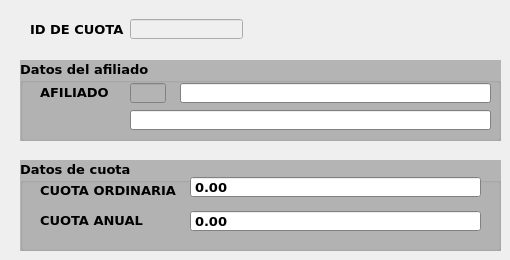
  <widget class="QWidget" name="centralwidget">
   <widget class="QLabel" name="label_5">
    <property name="geometry">
     <rect>
      <x>30</x>
      <y>21</y>
      <width>111</width>
      <height>16</height>
     </rect>
    </property>
    <property name="font">
     <font>
      <family>Verdana</family>
      <pointsize>10</pointsize>
      <bold>true</bold>
     </font>
    </property>
    <property name="text">
     <string>ID DE CUOTA</string>
    </property>
   </widget>
   <widget class="QGroupBox" name="groupBox_3">
    <property name="geometry">
     <rect>
      <x>20</x>
      <y>60</y>
      <width>481</width>
      <height>81</height>
     </rect>
    </property>
    <property name="palette">
     <palette>
      <active>
       <colorrole role="WindowText">
        <brush brushstyle="SolidPattern">
         <color alpha="255">
          <red>0</red>
          <green>0</green>
          <blue>0</blue>
         </color>
        </brush>
       </colorrole>
       <colorrole role="Button">
        <brush brushstyle="SolidPattern">
         <color alpha="255">
          <red>180</red>
          <green>180</green>
          <blue>180</blue>
         </color>
        </brush>
       </colorrole>
       <colorrole role="Light">
        <brush brushstyle="SolidPattern">
         <color alpha="255">
          <red>255</red>
          <green>255</green>
          <blue>255</blue>
         </color>
        </brush>
       </colorrole>
       <colorrole role="Midlight">
        <brush brushstyle="SolidPattern">
         <color alpha="255">
          <red>217</red>
          <green>217</green>
          <blue>217</blue>
         </color>
        </brush>
       </colorrole>
       <colorrole role="Dark">
        <brush brushstyle="SolidPattern">
         <color alpha="255">
          <red>90</red>
          <green>90</green>
          <blue>90</blue>
         </color>
        </brush>
       </colorrole>
       <colorrole role="Mid">
        <brush brushstyle="SolidPattern">
         <color alpha="255">
          <red>120</red>
          <green>120</green>
          <blue>120</blue>
         </color>
        </brush>
       </colorrole>
       <colorrole role="Text">
        <brush brushstyle="SolidPattern">
         <color alpha="255">
          <red>0</red>
          <green>0</green>
          <blue>0</blue>
         </color>
        </brush>
       </colorrole>
       <colorrole role="BrightText">
        <brush brushstyle="SolidPattern">
         <color alpha="255">
          <red>255</red>
          <green>255</green>
          <blue>255</blue>
         </color>
        </brush>
       </colorrole>
       <colorrole role="ButtonText">
        <brush brushstyle="SolidPattern">
         <color alpha="255">
          <red>0</red>
          <green>0</green>
          <blue>0</blue>
         </color>
        </brush>
       </colorrole>
       <colorrole role="Base">
        <brush brushstyle="SolidPattern">
         <color alpha="255">
          <red>255</red>
          <green>255</green>
          <blue>255</blue>
         </color>
        </brush>
       </colorrole>
       <colorrole role="Window">
        <brush brushstyle="SolidPattern">
         <color alpha="255">
          <red>180</red>
          <green>180</green>
          <blue>180</blue>
         </color>
        </brush>
       </colorrole>
       <colorrole role="Shadow">
        <brush brushstyle="SolidPattern">
         <color alpha="255">
          <red>0</red>
          <green>0</green>
          <blue>0</blue>
         </color>
        </brush>
       </colorrole>
       <colorrole role="AlternateBase">
        <brush brushstyle="SolidPattern">
         <color alpha="255">
          <red>217</red>
          <green>217</green>
          <blue>217</blue>
         </color>
        </brush>
       </colorrole>
       <colorrole role="ToolTipBase">
        <brush brushstyle="SolidPattern">
         <color alpha="255">
          <red>255</red>
          <green>255</green>
          <blue>220</blue>
         </color>
        </brush>
       </colorrole>
       <colorrole role="ToolTipText">
        <brush brushstyle="SolidPattern">
         <color alpha="255">
          <red>0</red>
          <green>0</green>
          <blue>0</blue>
         </color>
        </brush>
       </colorrole>
       <colorrole role="PlaceholderText">
        <brush brushstyle="SolidPattern">
         <color alpha="128">
          <red>0</red>
          <green>0</green>
          <blue>0</blue>
         </color>
        </brush>
       </colorrole>
      </active>
      <inactive>
       <colorrole role="WindowText">
        <brush brushstyle="SolidPattern">
         <color alpha="255">
          <red>0</red>
          <green>0</green>
          <blue>0</blue>
         </color>
        </brush>
       </colorrole>
       <colorrole role="Button">
        <brush brushstyle="SolidPattern">
         <color alpha="255">
          <red>180</red>
          <green>180</green>
          <blue>180</blue>
         </color>
        </brush>
       </colorrole>
       <colorrole role="Light">
        <brush brushstyle="SolidPattern">
         <color alpha="255">
          <red>255</red>
          <green>255</green>
          <blue>255</blue>
         </color>
        </brush>
       </colorrole>
       <colorrole role="Midlight">
        <brush brushstyle="SolidPattern">
         <color alpha="255">
          <red>217</red>
          <green>217</green>
          <blue>217</blue>
         </color>
        </brush>
       </colorrole>
       <colorrole role="Dark">
        <brush brushstyle="SolidPattern">
         <color alpha="255">
          <red>90</red>
          <green>90</green>
          <blue>90</blue>
         </color>
        </brush>
       </colorrole>
       <colorrole role="Mid">
        <brush brushstyle="SolidPattern">
         <color alpha="255">
          <red>120</red>
          <green>120</green>
          <blue>120</blue>
         </color>
        </brush>
       </colorrole>
       <colorrole role="Text">
        <brush brushstyle="SolidPattern">
         <color alpha="255">
          <red>0</red>
          <green>0</green>
          <blue>0</blue>
         </color>
        </brush>
       </colorrole>
       <colorrole role="BrightText">
        <brush brushstyle="SolidPattern">
         <color alpha="255">
          <red>255</red>
          <green>255</green>
          <blue>255</blue>
         </color>
        </brush>
       </colorrole>
       <colorrole role="ButtonText">
        <brush brushstyle="SolidPattern">
         <color alpha="255">
          <red>0</red>
          <green>0</green>
          <blue>0</blue>
         </color>
        </brush>
       </colorrole>
       <colorrole role="Base">
        <brush brushstyle="SolidPattern">
         <color alpha="255">
          <red>255</red>
          <green>255</green>
          <blue>255</blue>
         </color>
        </brush>
       </colorrole>
       <colorrole role="Window">
        <brush brushstyle="SolidPattern">
         <color alpha="255">
          <red>180</red>
          <green>180</green>
          <blue>180</blue>
         </color>
        </brush>
       </colorrole>
       <colorrole role="Shadow">
        <brush brushstyle="SolidPattern">
         <color alpha="255">
          <red>0</red>
          <green>0</green>
          <blue>0</blue>
         </color>
        </brush>
       </colorrole>
       <colorrole role="AlternateBase">
        <brush brushstyle="SolidPattern">
         <color alpha="255">
          <red>217</red>
          <green>217</green>
          <blue>217</blue>
         </color>
        </brush>
       </colorrole>
       <colorrole role="ToolTipBase">
        <brush brushstyle="SolidPattern">
         <color alpha="255">
          <red>255</red>
          <green>255</green>
          <blue>220</blue>
         </color>
        </brush>
       </colorrole>
       <colorrole role="ToolTipText">
        <brush brushstyle="SolidPattern">
         <color alpha="255">
          <red>0</red>
          <green>0</green>
          <blue>0</blue>
         </color>
        </brush>
       </colorrole>
       <colorrole role="PlaceholderText">
        <brush brushstyle="SolidPattern">
         <color alpha="128">
          <red>0</red>
          <green>0</green>
          <blue>0</blue>
         </color>
        </brush>
       </colorrole>
      </inactive>
      <disabled>
       <colorrole role="WindowText">
        <brush brushstyle="SolidPattern">
         <color alpha="255">
          <red>90</red>
          <green>90</green>
          <blue>90</blue>
         </color>
        </brush>
       </colorrole>
       <colorrole role="Button">
        <brush brushstyle="SolidPattern">
         <color alpha="255">
          <red>180</red>
          <green>180</green>
          <blue>180</blue>
         </color>
        </brush>
       </colorrole>
       <colorrole role="Light">
        <brush brushstyle="SolidPattern">
         <color alpha="255">
          <red>255</red>
          <green>255</green>
          <blue>255</blue>
         </color>
        </brush>
       </colorrole>
       <colorrole role="Midlight">
        <brush brushstyle="SolidPattern">
         <color alpha="255">
          <red>217</red>
          <green>217</green>
          <blue>217</blue>
         </color>
        </brush>
       </colorrole>
       <colorrole role="Dark">
        <brush brushstyle="SolidPattern">
         <color alpha="255">
          <red>90</red>
          <green>90</green>
          <blue>90</blue>
         </color>
        </brush>
       </colorrole>
       <colorrole role="Mid">
        <brush brushstyle="SolidPattern">
         <color alpha="255">
          <red>120</red>
          <green>120</green>
          <blue>120</blue>
         </color>
        </brush>
       </colorrole>
       <colorrole role="Text">
        <brush brushstyle="SolidPattern">
         <color alpha="255">
          <red>90</red>
          <green>90</green>
          <blue>90</blue>
         </color>
        </brush>
       </colorrole>
       <colorrole role="BrightText">
        <brush brushstyle="SolidPattern">
         <color alpha="255">
          <red>255</red>
          <green>255</green>
          <blue>255</blue>
         </color>
        </brush>
       </colorrole>
       <colorrole role="ButtonText">
        <brush brushstyle="SolidPattern">
         <color alpha="255">
          <red>90</red>
          <green>90</green>
          <blue>90</blue>
         </color>
        </brush>
       </colorrole>
       <colorrole role="Base">
        <brush brushstyle="SolidPattern">
         <color alpha="255">
          <red>180</red>
          <green>180</green>
          <blue>180</blue>
         </color>
        </brush>
       </colorrole>
       <colorrole role="Window">
        <brush brushstyle="SolidPattern">
         <color alpha="255">
          <red>180</red>
          <green>180</green>
          <blue>180</blue>
         </color>
        </brush>
       </colorrole>
       <colorrole role="Shadow">
        <brush brushstyle="SolidPattern">
         <color alpha="255">
          <red>0</red>
          <green>0</green>
          <blue>0</blue>
         </color>
        </brush>
       </colorrole>
       <colorrole role="AlternateBase">
        <brush brushstyle="SolidPattern">
         <color alpha="255">
          <red>180</red>
          <green>180</green>
          <blue>180</blue>
         </color>
        </brush>
       </colorrole>
       <colorrole role="ToolTipBase">
        <brush brushstyle="SolidPattern">
         <color alpha="255">
          <red>255</red>
          <green>255</green>
          <blue>220</blue>
         </color>
        </brush>
       </colorrole>
       <colorrole role="ToolTipText">
        <brush brushstyle="SolidPattern">
         <color alpha="255">
          <red>0</red>
          <green>0</green>
          <blue>0</blue>
         </color>
        </brush>
       </colorrole>
       <colorrole role="PlaceholderText">
        <brush brushstyle="SolidPattern">
         <color alpha="128">
          <red>0</red>
          <green>0</green>
          <blue>0</blue>
         </color>
        </brush>
       </colorrole>
      </disabled>
     </palette>
    </property>
    <property name="font">
     <font>
      <family>Verdana</family>
      <pointsize>10</pointsize>
      <bold>true</bold>
     </font>
    </property>
    <property name="autoFillBackground">
     <bool>true</bool>
    </property>
    <property name="title">
     <string>Datos del afiliado</string>
    </property>
    <widget class="QLabel" name="label_8">
     <property name="geometry">
      <rect>
       <x>20</x>
       <y>24</y>
       <width>81</width>
       <height>16</height>
      </rect>
     </property>
     <property name="text">
      <string>AFILIADO</string>
     </property>
    </widget>
    <widget class="QLineEdit" name="lineEdit_2">
     <property name="enabled">
      <bool>false</bool>
     </property>
     <property name="geometry">
      <rect>
       <x>110</x>
       <y>23</y>
       <width>36</width>
       <height>20</height>
      </rect>
     </property>
    </widget>
    <widget class="QLineEdit" name="lineEdit_3">
     <property name="geometry">
      <rect>
       <x>160</x>
       <y>23</y>
       <width>311</width>
       <height>20</height>
      </rect>
     </property>
    </widget>
    <widget class="QLineEdit" name="lineEdit_4">
     <property name="geometry">
      <rect>
       <x>110</x>
       <y>50</y>
       <width>361</width>
       <height>20</height>
      </rect>
     </property>
    </widget>
   </widget>
   <widget class="QGroupBox" name="groupBox_2">
    <property name="geometry">
     <rect>
      <x>20</x>
      <y>160</y>
      <width>481</width>
      <height>91</height>
     </rect>
    </property>
    <property name="palette">
     <palette>
      <active>
       <colorrole role="WindowText">
        <brush brushstyle="SolidPattern">
         <color alpha="255">
          <red>0</red>
          <green>0</green>
          <blue>0</blue>
         </color>
        </brush>
       </colorrole>
       <colorrole role="Button">
        <brush brushstyle="SolidPattern">
         <color alpha="255">
          <red>180</red>
          <green>180</green>
          <blue>180</blue>
         </color>
        </brush>
       </colorrole>
       <colorrole role="Light">
        <brush brushstyle="SolidPattern">
         <color alpha="255">
          <red>255</red>
          <green>255</green>
          <blue>255</blue>
         </color>
        </brush>
       </colorrole>
       <colorrole role="Midlight">
        <brush brushstyle="SolidPattern">
         <color alpha="255">
          <red>217</red>
          <green>217</green>
          <blue>217</blue>
         </color>
        </brush>
       </colorrole>
       <colorrole role="Dark">
        <brush brushstyle="SolidPattern">
         <color alpha="255">
          <red>90</red>
          <green>90</green>
          <blue>90</blue>
         </color>
        </brush>
       </colorrole>
       <colorrole role="Mid">
        <brush brushstyle="SolidPattern">
         <color alpha="255">
          <red>120</red>
          <green>120</green>
          <blue>120</blue>
         </color>
        </brush>
       </colorrole>
       <colorrole role="Text">
        <brush brushstyle="SolidPattern">
         <color alpha="255">
          <red>0</red>
          <green>0</green>
          <blue>0</blue>
         </color>
        </brush>
       </colorrole>
       <colorrole role="BrightText">
        <brush brushstyle="SolidPattern">
         <color alpha="255">
          <red>255</red>
          <green>255</green>
          <blue>255</blue>
         </color>
        </brush>
       </colorrole>
       <colorrole role="ButtonText">
        <brush brushstyle="SolidPattern">
         <color alpha="255">
          <red>0</red>
          <green>0</green>
          <blue>0</blue>
         </color>
        </brush>
       </colorrole>
       <colorrole role="Base">
        <brush brushstyle="SolidPattern">
         <color alpha="255">
          <red>255</red>
          <green>255</green>
          <blue>255</blue>
         </color>
        </brush>
       </colorrole>
       <colorrole role="Window">
        <brush brushstyle="SolidPattern">
         <color alpha="255">
          <red>180</red>
          <green>180</green>
          <blue>180</blue>
         </color>
        </brush>
       </colorrole>
       <colorrole role="Shadow">
        <brush brushstyle="SolidPattern">
         <color alpha="255">
          <red>0</red>
          <green>0</green>
          <blue>0</blue>
         </color>
        </brush>
       </colorrole>
       <colorrole role="AlternateBase">
        <brush brushstyle="SolidPattern">
         <color alpha="255">
          <red>217</red>
          <green>217</green>
          <blue>217</blue>
         </color>
        </brush>
       </colorrole>
       <colorrole role="ToolTipBase">
        <brush brushstyle="SolidPattern">
         <color alpha="255">
          <red>255</red>
          <green>255</green>
          <blue>220</blue>
         </color>
        </brush>
       </colorrole>
       <colorrole role="ToolTipText">
        <brush brushstyle="SolidPattern">
         <color alpha="255">
          <red>0</red>
          <green>0</green>
          <blue>0</blue>
         </color>
        </brush>
       </colorrole>
       <colorrole role="PlaceholderText">
        <brush brushstyle="SolidPattern">
         <color alpha="128">
          <red>0</red>
          <green>0</green>
          <blue>0</blue>
         </color>
        </brush>
       </colorrole>
      </active>
      <inactive>
       <colorrole role="WindowText">
        <brush brushstyle="SolidPattern">
         <color alpha="255">
          <red>0</red>
          <green>0</green>
          <blue>0</blue>
         </color>
        </brush>
       </colorrole>
       <colorrole role="Button">
        <brush brushstyle="SolidPattern">
         <color alpha="255">
          <red>180</red>
          <green>180</green>
          <blue>180</blue>
         </color>
        </brush>
       </colorrole>
       <colorrole role="Light">
        <brush brushstyle="SolidPattern">
         <color alpha="255">
          <red>255</red>
          <green>255</green>
          <blue>255</blue>
         </color>
        </brush>
       </colorrole>
       <colorrole role="Midlight">
        <brush brushstyle="SolidPattern">
         <color alpha="255">
          <red>217</red>
          <green>217</green>
          <blue>217</blue>
         </color>
        </brush>
       </colorrole>
       <colorrole role="Dark">
        <brush brushstyle="SolidPattern">
         <color alpha="255">
          <red>90</red>
          <green>90</green>
          <blue>90</blue>
         </color>
        </brush>
       </colorrole>
       <colorrole role="Mid">
        <brush brushstyle="SolidPattern">
         <color alpha="255">
          <red>120</red>
          <green>120</green>
          <blue>120</blue>
         </color>
        </brush>
       </colorrole>
       <colorrole role="Text">
        <brush brushstyle="SolidPattern">
         <color alpha="255">
          <red>0</red>
          <green>0</green>
          <blue>0</blue>
         </color>
        </brush>
       </colorrole>
       <colorrole role="BrightText">
        <brush brushstyle="SolidPattern">
         <color alpha="255">
          <red>255</red>
          <green>255</green>
          <blue>255</blue>
         </color>
        </brush>
       </colorrole>
       <colorrole role="ButtonText">
        <brush brushstyle="SolidPattern">
         <color alpha="255">
          <red>0</red>
          <green>0</green>
          <blue>0</blue>
         </color>
        </brush>
       </colorrole>
       <colorrole role="Base">
        <brush brushstyle="SolidPattern">
         <color alpha="255">
          <red>255</red>
          <green>255</green>
          <blue>255</blue>
         </color>
        </brush>
       </colorrole>
       <colorrole role="Window">
        <brush brushstyle="SolidPattern">
         <color alpha="255">
          <red>180</red>
          <green>180</green>
          <blue>180</blue>
         </color>
        </brush>
       </colorrole>
       <colorrole role="Shadow">
        <brush brushstyle="SolidPattern">
         <color alpha="255">
          <red>0</red>
          <green>0</green>
          <blue>0</blue>
         </color>
        </brush>
       </colorrole>
       <colorrole role="AlternateBase">
        <brush brushstyle="SolidPattern">
         <color alpha="255">
          <red>217</red>
          <green>217</green>
          <blue>217</blue>
         </color>
        </brush>
       </colorrole>
       <colorrole role="ToolTipBase">
        <brush brushstyle="SolidPattern">
         <color alpha="255">
          <red>255</red>
          <green>255</green>
          <blue>220</blue>
         </color>
        </brush>
       </colorrole>
       <colorrole role="ToolTipText">
        <brush brushstyle="SolidPattern">
         <color alpha="255">
          <red>0</red>
          <green>0</green>
          <blue>0</blue>
         </color>
        </brush>
       </colorrole>
       <colorrole role="PlaceholderText">
        <brush brushstyle="SolidPattern">
         <color alpha="128">
          <red>0</red>
          <green>0</green>
          <blue>0</blue>
         </color>
        </brush>
       </colorrole>
      </inactive>
      <disabled>
       <colorrole role="WindowText">
        <brush brushstyle="SolidPattern">
         <color alpha="255">
          <red>90</red>
          <green>90</green>
          <blue>90</blue>
         </color>
        </brush>
       </colorrole>
       <colorrole role="Button">
        <brush brushstyle="SolidPattern">
         <color alpha="255">
          <red>180</red>
          <green>180</green>
          <blue>180</blue>
         </color>
        </brush>
       </colorrole>
       <colorrole role="Light">
        <brush brushstyle="SolidPattern">
         <color alpha="255">
          <red>255</red>
          <green>255</green>
          <blue>255</blue>
         </color>
        </brush>
       </colorrole>
       <colorrole role="Midlight">
        <brush brushstyle="SolidPattern">
         <color alpha="255">
          <red>217</red>
          <green>217</green>
          <blue>217</blue>
         </color>
        </brush>
       </colorrole>
       <colorrole role="Dark">
        <brush brushstyle="SolidPattern">
         <color alpha="255">
          <red>90</red>
          <green>90</green>
          <blue>90</blue>
         </color>
        </brush>
       </colorrole>
       <colorrole role="Mid">
        <brush brushstyle="SolidPattern">
         <color alpha="255">
          <red>120</red>
          <green>120</green>
          <blue>120</blue>
         </color>
        </brush>
       </colorrole>
       <colorrole role="Text">
        <brush brushstyle="SolidPattern">
         <color alpha="255">
          <red>90</red>
          <green>90</green>
          <blue>90</blue>
         </color>
        </brush>
       </colorrole>
       <colorrole role="BrightText">
        <brush brushstyle="SolidPattern">
         <color alpha="255">
          <red>255</red>
          <green>255</green>
          <blue>255</blue>
         </color>
        </brush>
       </colorrole>
       <colorrole role="ButtonText">
        <brush brushstyle="SolidPattern">
         <color alpha="255">
          <red>90</red>
          <green>90</green>
          <blue>90</blue>
         </color>
        </brush>
       </colorrole>
       <colorrole role="Base">
        <brush brushstyle="SolidPattern">
         <color alpha="255">
          <red>180</red>
          <green>180</green>
          <blue>180</blue>
         </color>
        </brush>
       </colorrole>
       <colorrole role="Window">
        <brush brushstyle="SolidPattern">
         <color alpha="255">
          <red>180</red>
          <green>180</green>
          <blue>180</blue>
         </color>
        </brush>
       </colorrole>
       <colorrole role="Shadow">
        <brush brushstyle="SolidPattern">
         <color alpha="255">
          <red>0</red>
          <green>0</green>
          <blue>0</blue>
         </color>
        </brush>
       </colorrole>
       <colorrole role="AlternateBase">
        <brush brushstyle="SolidPattern">
         <color alpha="255">
          <red>180</red>
          <green>180</green>
          <blue>180</blue>
         </color>
        </brush>
       </colorrole>
       <colorrole role="ToolTipBase">
        <brush brushstyle="SolidPattern">
         <color alpha="255">
          <red>255</red>
          <green>255</green>
          <blue>220</blue>
         </color>
        </brush>
       </colorrole>
       <colorrole role="ToolTipText">
        <brush brushstyle="SolidPattern">
         <color alpha="255">
          <red>0</red>
          <green>0</green>
          <blue>0</blue>
         </color>
        </brush>
       </colorrole>
       <colorrole role="PlaceholderText">
        <brush brushstyle="SolidPattern">
         <color alpha="128">
          <red>0</red>
          <green>0</green>
          <blue>0</blue>
         </color>
        </brush>
       </colorrole>
      </disabled>
     </palette>
    </property>
    <property name="font">
     <font>
      <family>Verdana</family>
      <pointsize>10</pointsize>
      <bold>true</bold>
     </font>
    </property>
    <property name="autoFillBackground">
     <bool>true</bool>
    </property>
    <property name="title">
     <string>Datos de cuota</string>
    </property>
    <widget class="QLabel" name="label_3">
     <property name="geometry">
      <rect>
       <x>20</x>
       <y>52</y>
       <width>151</width>
       <height>16</height>
      </rect>
     </property>
     <property name="text">
      <string>CUOTA ANUAL</string>
     </property>
    </widget>
    <widget class="QLabel" name="label_4">
     <property name="geometry">
      <rect>
       <x>20</x>
       <y>22</y>
       <width>151</width>
       <height>16</height>
      </rect>
     </property>
     <property name="text">
      <string>CUOTA ORDINARIA</string>
     </property>
    </widget>
    <widget class="QDoubleSpinBox" name="doubleSpinBox">
     <property name="geometry">
      <rect>
       <x>170</x>
       <y>16</y>
       <width>291</width>
       <height>22</height>
      </rect>
     </property>
     <property name="frame">
      <bool>true</bool>
     </property>
     <property name="buttonSymbols">
      <enum>QAbstractSpinBox::NoButtons</enum>
     </property>
     <property name="maximum">
      <double>9999999.990000000223517</double>
     </property>
    </widget>
    <widget class="QDoubleSpinBox" name="doubleSpinBox_2">
     <property name="geometry">
      <rect>
       <x>170</x>
       <y>50</y>
       <width>291</width>
       <height>22</height>
      </rect>
     </property>
     <property name="frame">
      <bool>true</bool>
     </property>
     <property name="buttonSymbols">
      <enum>QAbstractSpinBox::NoButtons</enum>
     </property>
     <property name="maximum">
      <double>9999999.990000000223517</double>
     </property>
    </widget>
   </widget>
   <widget class="QLineEdit" name="lineEdit">
    <property name="enabled">
     <bool>false</bool>
    </property>
    <property name="geometry">
     <rect>
      <x>130</x>
      <y>19</y>
      <width>113</width>
      <height>20</height>
     </rect>
    </property>
    <property name="font">
     <font>
      <family>Verdana</family>
      <pointsize>10</pointsize>
      <bold>true</bold>
     </font>
    </property>
   </widget>
  </widget>
